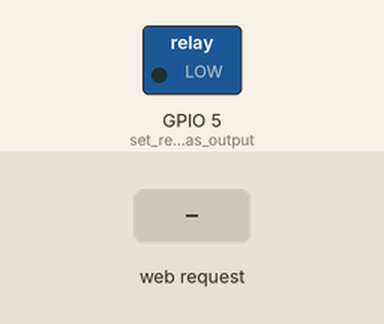
A sketch run on a simulated ESP8266 (NodeMCU). Parts: switched loads named in the sketch (green lamp = pin HIGH). The inputs (shaded band) are chosen by the test bench. WiFi joins after 1.5 s; servers stay silent unless stated; what the sketch prints to the serial monitor is not drawn.

Above: at 2.7 s.
2.8 s: HTTP request GET /on received
At 3.1 s:
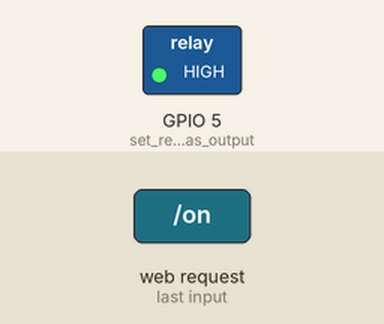
4.3 s: HTTP request GET /off received
At 5.5 s:
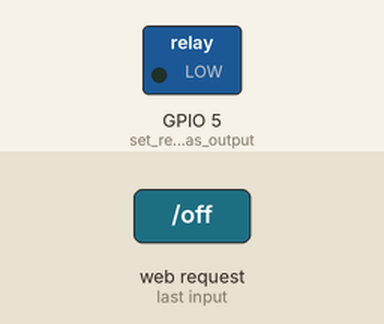
Timing chart, 0 to 7.3 s (numbered marks = the images above; inputs shaded):
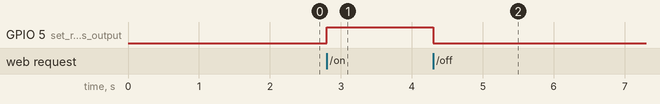

The sketch:

heat_nodemcu.ino
```cpp
#include <ESP8266WiFi.h>

const char* ssid = ""; // replace with your SSID
const char* password = ""; // replace with your password

WiFiServer server(82); // server port
String header;

void setup() {
  Serial.begin(115200);
  delay(10);

  pinMode(5, OUTPUT); // set relay as output
  Serial.print("Connecting to ");
  Serial.println(ssid);

  // uncomment this block if you want to specify a static IP address
  /*IPAddress ip(192, 168, 0, 4);
  IPAddress gateway(192, 168, 0, 1);
  IPAddress subnet(255, 255, 255, 0);

  WiFi.config(ip, gateway, subnet);*/
  WiFi.begin(ssid, password);

  while (WiFi.status() != WL_CONNECTED) {
    delay(500);
    Serial.print(".");
  }
  Serial.println("");
  Serial.println("WiFi connected");
  Serial.println(WiFi.localIP());

  server.begin();
}

void loop(){
  WiFiClient client = server.available();

  if (client) {
    Serial.println("New Client.");
    String currentLine = "";
    while (client.connected()) {
      if (client.available()) {
        char c = client.read();
        Serial.write(c);
        header += c;
        if (c == '\n') {
          if (currentLine.length() == 0) {
            client.println("HTTP/1.1 200 OK");
            client.println("Content-type:text/html");
            client.println("Connection: close");
            client.println();

            if (header.indexOf("GET /on") >= 0) {
              digitalWrite(5, 1); // turn on relay
              client.println("ok");
            } else if(header.indexOf("GET /off") >= 0) {
              digitalWrite(5, 0); // turn off relay
              client.println("ok");
            } else if(header.indexOf("GET /status") >= 0) {
              client.println(digitalRead(5)); // get relay status
            }
            break;
          } else {
            currentLine = "";
          }
        } else if (c != '\r') {
          currentLine += c;
        }
      }
    }
    header = "";
    client.stop();
    Serial.println("Client disconnected.");
    Serial.println("");
  }
}
```

Measured:
- after the input at 2.8 s, GPIO 5 (set_relay_as_output): LOW → HIGH at once
- after the input at 4.3 s, GPIO 5 (set_relay_as_output): HIGH → LOW at once
